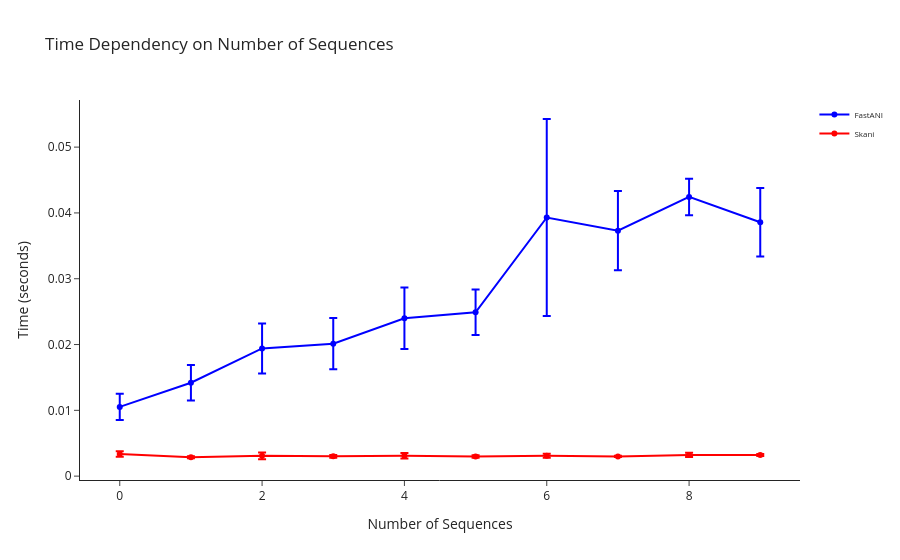

The cell this chart's notebook holds for it:
### Code cell
timelist = methodANI_N_dependency(
    N=1,
    seq_length=20_000,
    number_of_pairwise=10,
    output_path='/home/lorenzo/Documents/tesi_2/fastANI-skani-comparison/N-time-dependency'
)

### Figure 1 — Plotly figure (JSON) as saved in the notebook; plotly's stock layout.template omitted (floating-point values rounded to 4 significant figures)
{"data": [{"error_y": {"array": [0.001989, 0.002689, 0.003804, 0.003882, 0.004686, 0.003441, 0.01497, 0.006019, 0.002769, 0.0052], "type": "data", "visible": true}, "line": {"color": "blue"}, "mode": "lines+markers", "name": "FastANI", "type": "scatter", "x": [0, 1, 2, 3, 4, 5, 6, 7, 8, 9], "y": [0.01052, 0.01419, 0.01941, 0.02013, 0.024, 0.02491, 0.0393, 0.0373, 0.04243, 0.03859]}, {"error_y": {"array": [0.0004169, 0.0001334, 0.0005066, 0.0002041, 0.0004256, 0.0001906, 0.0003034, 0.0001022, 0.0003226, 0.0001446], "type": "data", "visible": true}, "line": {"color": "red"}, "mode": "lines+markers", "name": "Skani", "type": "scatter", "x": [0, 1, 2, 3, 4, 5, 6, 7, 8, 9], "y": [0.003379, 0.002871, 0.003092, 0.003008, 0.00311, 0.002983, 0.003093, 0.003, 0.00322, 0.003214]}], "layout": {"hovermode": "x", "legend": {"font": {"size": 8}}, "title": {"text": "Time Dependency on Number of Sequences"}, "xaxis": {"title": {"text": "Number of Sequences"}}, "yaxis": {"title": {"text": "Time (seconds)"}}}}
